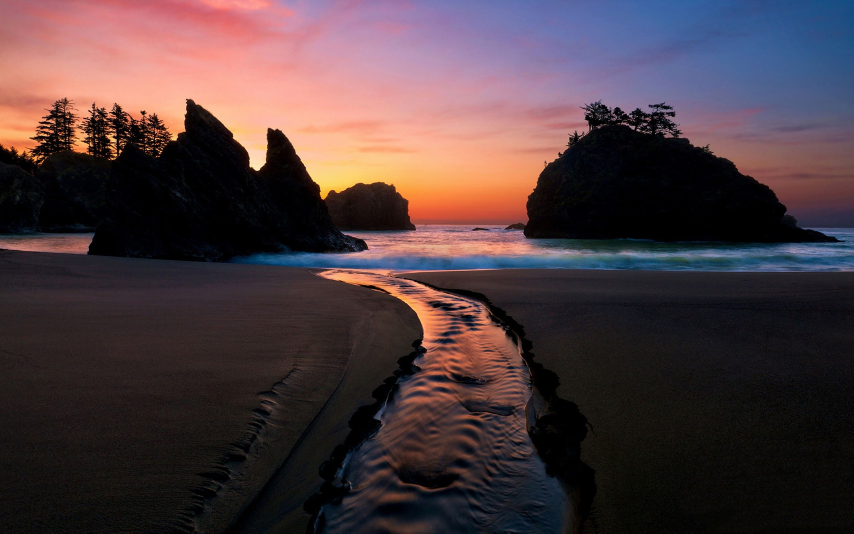
//> input picture img/1.jpg, 2560 x 1600 px (shown at 1/3 size)
$ ./main ../img/1.jpg   (built with g++ and OpenCV 4)
//> lines starting //> are read from the running program, lines starting //| are printed output that depends on the picture
/**
 *
 * Function：LTM实现
 * Author:joker.mao
 *
*/

#include <opencv2/core.hpp>
#include <opencv2/imgproc.hpp>
#include <opencv2/highgui.hpp>
#include <opencv2/videoio.hpp>
#include <iostream>
#include "ltm.hpp"


using namespace cv;
using namespace std;

#define H_NUMS 5
#define V_NUMS 4

#define IN_MAX  256
#define OUT_MAX 256

#define DEBUG 1
#define PADDING(x, p) (x + (p - 1)) & (~(p - 1))

int main(int argc, char** argv)
{
    if (argc != 2) {
        std::cout << "usage:\n\t" << argv[0] << " image\n";
    }
    cv::Mat src = cv::imread(argv[1], 0);
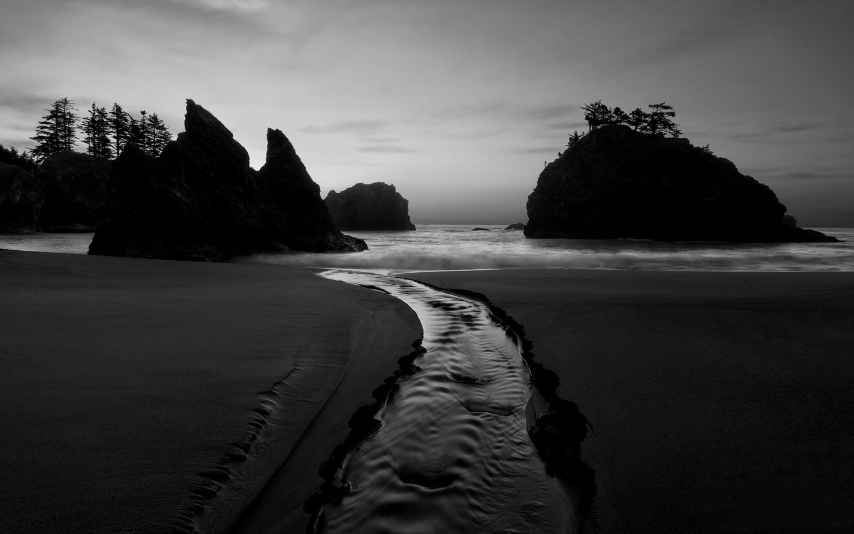
//> src: 1600 rows x 2560 cols, CV_8UC1 (shown at 1/3 size); min 0, max 251, mean 64.7
    cv::resize(src, src, cv::Size(PADDING(src.cols, H_NUMS), PADDING(src.rows, V_NUMS)));
    if (src.empty()) {
        std::cout << "read image error \n";
        return -1;
    }
    cv::Mat out = src.clone();
    cv::equalizeHist(src, out);
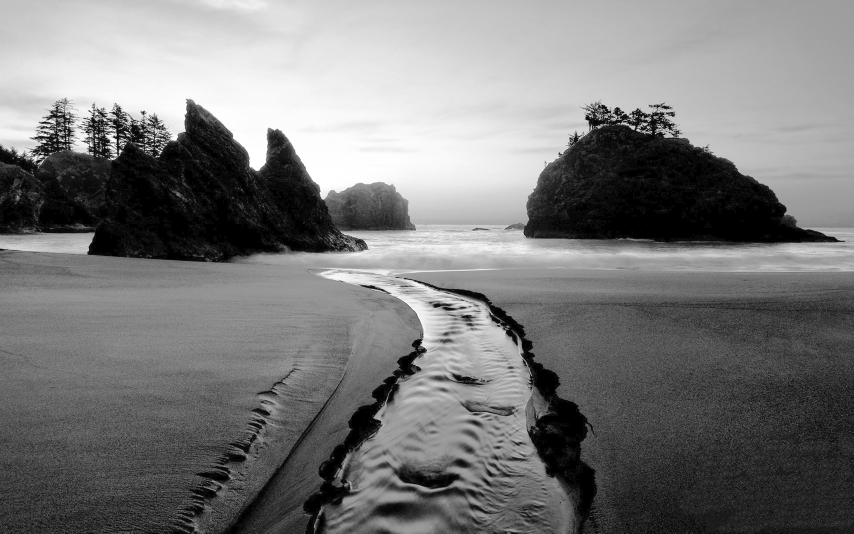
//> out: 1600 rows x 2560 cols, CV_8UC1 (shown at 1/3 size); min 0, max 255, mean 121.6
    cv::imwrite("EQ_HIST.png", out);
    cv::imwrite("ORI.png", src);

//> (the run ends here: the program needs code that is not available in this run, at `Ltm<uint8_t, uint8_t> ltm(src.data, out.data, src.cols, src.rows, H_NU..`)

$ run again, on img/2.jpeg
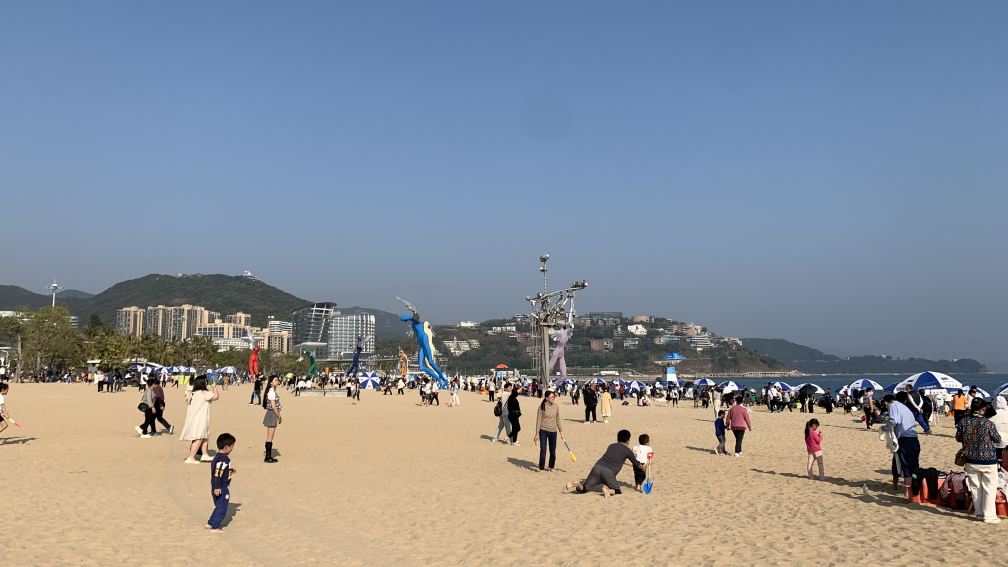
//> input picture img/2.jpeg, 4032 x 2268 px (shown at 1/4 size)
//> `cv::Mat src = cv::imread(argv[1], 0);`:
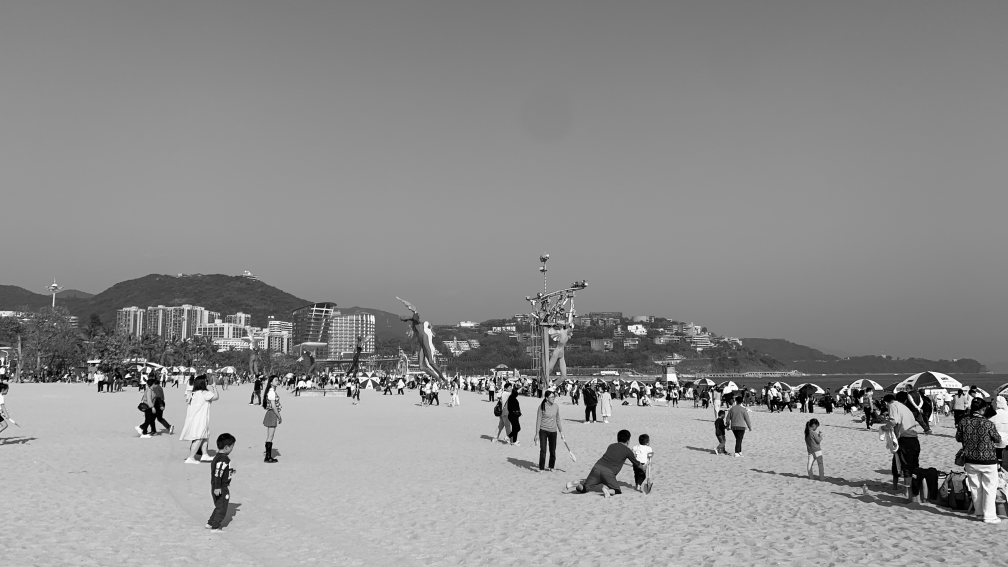
//> src: 2268 rows x 4032 cols, CV_8UC1 (shown at 1/4 size); min 0, max 255, mean 142.4
//> `cv::equalizeHist(src, out);`:
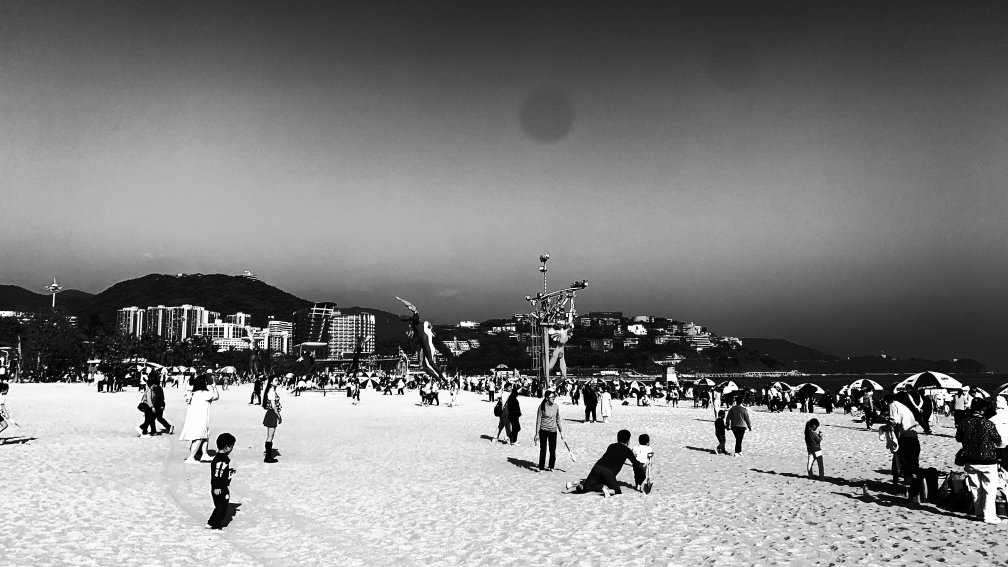
//> out: 2268 rows x 4032 cols, CV_8UC1 (shown at 1/4 size); min 0, max 255, mean 129
